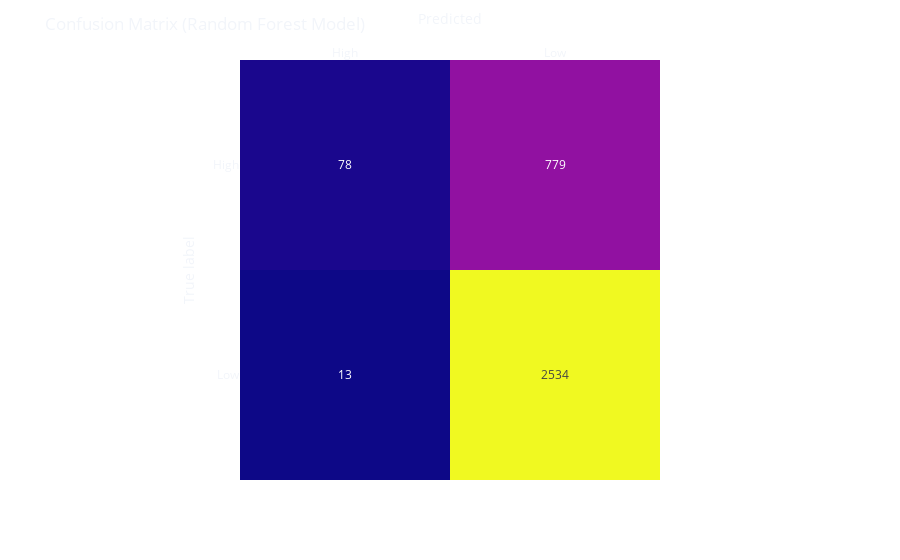

Notebook source saved alongside this figure:
### Markdown cell above
**According to the correlation scores, `race` has an alarming $0.22$ correlation with risk. Let us see how this will impact our future model.**

**To deal with the classification problem, we will create a `RandomForestClassifier` using the `scikit-learn` module.**

### Code cell
from sklearn.preprocessing import StandardScaler, OneHotEncoder
from sklearn.model_selection import train_test_split
from sklearn.compose import make_column_transformer
from sklearn.pipeline import make_pipeline
from sklearn.metrics import confusion_matrix

seed = 42

X, y = df[df.columns.values.tolist()[0:12]], df[df.columns.values.tolist()[-1]]
X_train, X_test, y_train, y_test = train_test_split(
    X,
    y,
    test_size=0.2,
    random_state=seed
)

preprocess = make_column_transformer(
    (StandardScaler(), ['juv_fel_count', 'juv_misd_count', 'juv_other_count', 'priors_count', 'days_b_screening_arrest', 'c_days_from_compas']),
    (OneHotEncoder(), ['sex', 'age_cat', 'race', 'c_charge_degree', 'is_recid', 'is_violent_recid']))

from sklearn.ensemble import RandomForestClassifier

model_rf = make_pipeline(
    preprocess,
    RandomForestClassifier(max_depth=3, n_estimators=500))
model_rf.fit(X_train, y_train.values.ravel())
score = model_rf.score(X_test, y_test.values.ravel())
print(f'Accuracy (Random Forest): ' + '{:.2f}'.format(score * 100) + ' %')

preds = model_rf.predict(X_test)
matrix = confusion_matrix(y_test.values.ravel(), preds)

import plotly.express as px
fig = px.imshow(matrix,
                labels=dict(x="Predicted", y="True label"),
                x=['High', 'Low'],
                y=['High', 'Low'],
                text_auto=True
                )
fig.update_xaxes(side='top')
fig.update_layout(template='plotly_dark',
                  title='Confusion Matrix (Random Forest Model)',
                  coloraxis_showscale=False,
                  paper_bgcolor='rgba(0, 0, 0, 0)',
                  plot_bgcolor='rgba(0, 0, 0, 0)')
fig.show()

### Figure 1 — Plotly figure (JSON) as saved in the notebook; plotly's stock layout.template omitted (floating-point values rounded to 4 significant figures)
{"data": [{"coloraxis": "coloraxis", "hovertemplate": "Predicted: %{x}<br>True label: %{y}<br>color: %{z}<extra></extra>", "name": "0", "texttemplate": "%{z}", "type": "heatmap", "x": ["High", "Low"], "xaxis": "x", "y": ["High", "Low"], "yaxis": "y", "z": [[78, 779], [13, 2534]]}], "layout": {"coloraxis": {"colorscale": [[0, "#0d0887"], [0.1111, "#46039f"], [0.2222, "#7201a8"], [0.3333, "#9c179e"], [0.4444, "#bd3786"], [0.5556, "#d8576b"], [0.6667, "#ed7953"], [0.7778, "#fb9f3a"], [0.8889, "#fdca26"], [1, "#f0f921"]], "showscale": false}, "margin": {"t": 60}, "paper_bgcolor": "rgba(0, 0, 0, 0)", "plot_bgcolor": "rgba(0, 0, 0, 0)", "title": {"text": "Confusion Matrix (Random Forest Model)"}, "xaxis": {"anchor": "y", "constrain": "domain", "domain": [0, 1], "scaleanchor": "y", "side": "top", "title": {"text": "Predicted"}}, "yaxis": {"anchor": "x", "autorange": "reversed", "constrain": "domain", "domain": [0, 1], "title": {"text": "True label"}}}}
